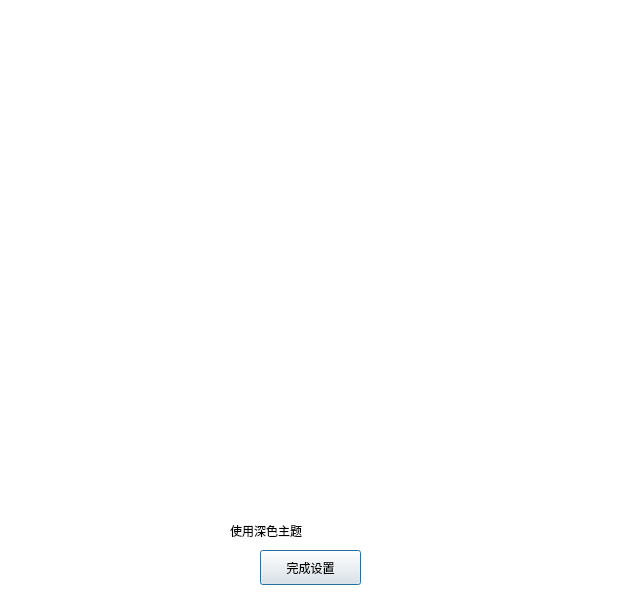
<?xml version="1.0" encoding="UTF-8"?>
<ui version="4.0">
 <class>fstDialog</class>
 <widget class="QDialog" name="fstDialog">
  <property name="geometry">
   <rect>
    <x>0</x>
    <y>0</y>
    <width>620</width>
    <height>600</height>
   </rect>
  </property>
  <property name="minimumSize">
   <size>
    <width>620</width>
    <height>600</height>
   </size>
  </property>
  <property name="maximumSize">
   <size>
    <width>620</width>
    <height>600</height>
   </size>
  </property>
  <property name="windowTitle">
   <string>Dialog</string>
  </property>
  <property name="windowIcon">
   <iconset>
    <normaloff>res/xide.png</normaloff>res/xide.png</iconset>
  </property>
  <property name="styleSheet">
   <string notr="true">#fstDialog{
background-color:#fff;
}</string>
  </property>
  <widget class="QWidget" name="imagebck" native="true">
   <property name="geometry">
    <rect>
     <x>10</x>
     <y>10</y>
     <width>566</width>
     <height>474</height>
    </rect>
   </property>
  </widget>
  <widget class="QPushButton" name="btnClose">
   <property name="geometry">
    <rect>
     <x>260</x>
     <y>550</y>
     <width>101</width>
     <height>35</height>
    </rect>
   </property>
   <property name="text">
    <string>完成设置</string>
   </property>
  </widget>
  <widget class="QLabel" name="label">
   <property name="geometry">
    <rect>
     <x>230</x>
     <y>515</y>
     <width>81</width>
     <height>31</height>
    </rect>
   </property>
   <property name="text">
    <string>使用深色主题</string>
   </property>
  </widget>
  <widget class="QWidget" name="imagefrt" native="true">
   <property name="geometry">
    <rect>
     <x>40</x>
     <y>40</y>
     <width>566</width>
     <height>474</height>
    </rect>
   </property>
  </widget>
 </widget>
 <resources/>
 <connections/>
</ui>
